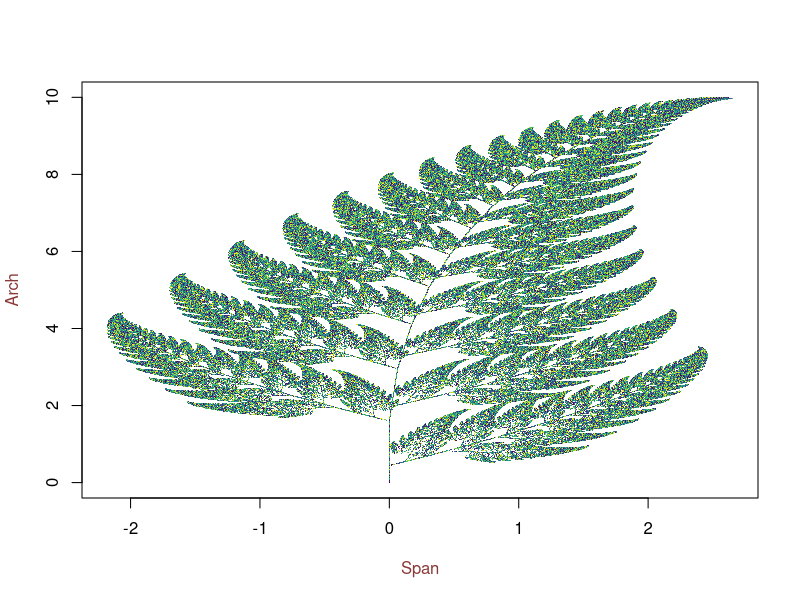

Reproduce this figure in R.
library(viridis) #just for colouring purpose

max_itr<-1000000 #number of iterations

x <- rep(0, times=max_itr) #make vector of 0s
y <- x #copy the vector

for (n in 2:(max_itr)) { #run the iteration to get next points
  
  rand_num=runif(1, 0, 100) #generate a random number between 0-100
  # starting at x = 0, y = 0
  #f1: xn+1 = 0 (chosen 1% of the time)
  #    yn+1 = 0.16 yn
  #f2: xn+1 = -0.15 xn + 0.28 yn (chosen 7% of the time)
  #    yn+1 = 0.26 xn + 0.24 yn + 0.44
  #f3: xn+1 = 0.2 xn - 0.26 yn (chosen 14% of the time)
  #    yn+1 = 0.23 xn + 0.22 yn + 1.6
  #f4: xn+1 = 0.85 xn + 0.04 yn (chosen 85% of the time)
  #    yn+1 = -0.04 xn + 0.85 yn + 1.6
  
  # I have subtracted 1 at every iteration from n so I dont have to add
  # 1 to f(x), basically subtracted from both sides
  
  if (rand_num < 1) { 
    x[n]<- 0
    y[n]<- 0.16*y[n-1]
  }
  else if (rand_num < 7){
    x[n]<- -0.15*x[n-1]+0.28*y[n-1]
    y[n]<- 0.26*x[n-1]+0.24*y[n-1]+0.44
  }
  else if (rand_num < 14){
    x[n]<- 0.2*x[n-1]-0.26*y[n-1]
    y[n]<- 0.23*x[n-1]+0.22*y[n-1]+1.6
  }
  else {
    x[n]<- 0.85*x[n-1]+0.04*y[n-1]
    y[n]<- -0.04*x[n-1]+0.85*y[n-1]+1.6
  }
  
}

color <- viridis::viridis(40) #color palette

#Saving the plot
png(filename="fern.png", bg= "floralwhite",height = 1920, width = 1080, units = "px", res= 150) 
plot(x,y, pch='.', xlab= "", ylab = "", col= color)
title(xlab = "Span", ylab = "Arch", col.lab ="indianred4")

dev.off()
